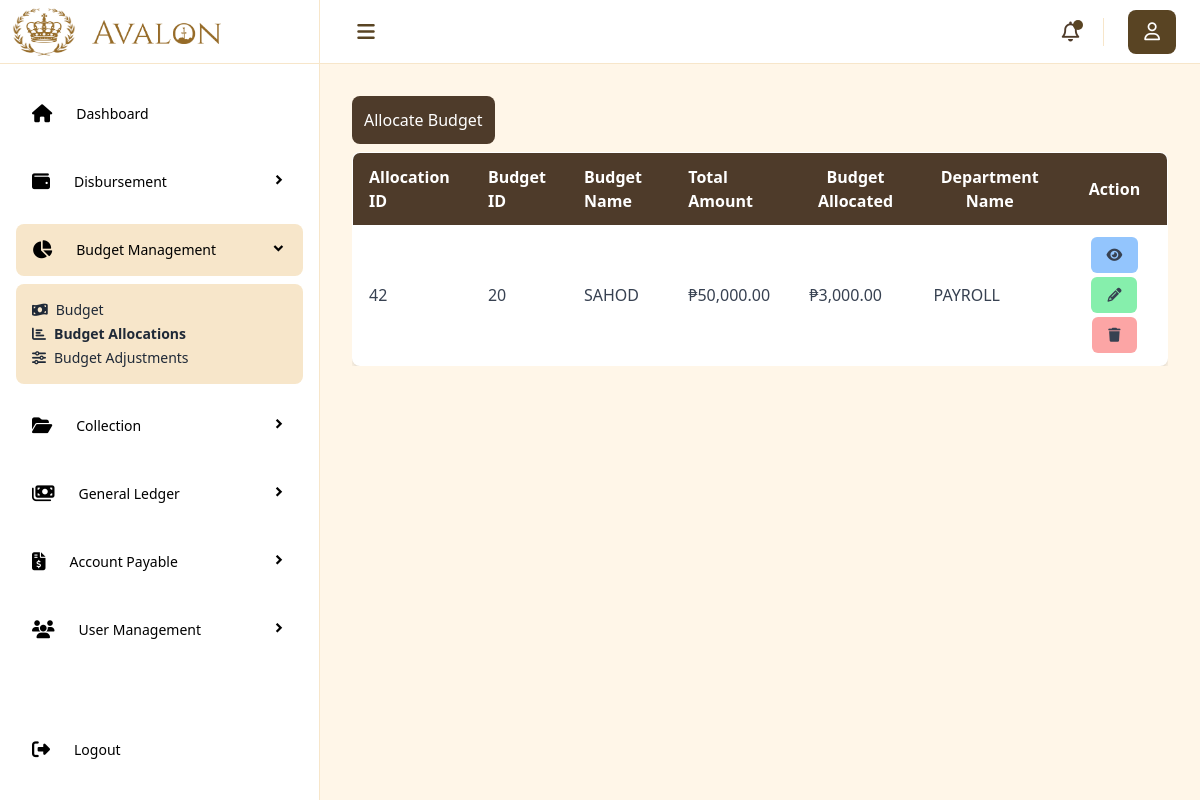
The page /Budget_Management/budgetAllocations.php on the database its author committed.
### tables this page shows
CREATE TABLE `budgetallocations` (
  `AllocationID` int(11) NOT NULL,
  `BudgetID` int(11) NOT NULL,
  `BudgetName` varchar(255) NOT NULL,
  `TotalAmount` int(11) NOT NULL,
  `AllocatedAmount` int(11) NOT NULL,
  `DepartmentName` varchar(255) NOT NULL
);

### Budget_Management/config/AllocationController.php (called while the page is built, shortened)
<?php
include_once __DIR__ . '/../../Database/connection.php';
class Data{
     private $conn;
    public function __construct() {
        $db = new Database();
        $this->conn = $db->connect("fin_budget_management");
    }
  public function View(){
   $data = $this->conn->query("SELECT * FROM budgetallocations");
    return $data->fetch_all(MYSQLI_ASSOC);
   }
}
   ?>

### Database/connection.php (called while the page is built, shortened)
<?php
class Database {
    private $host = "localhost:3307";
    private $user = "root";
    private $pass = "";
    public function connect($dbname) {
        $this->conn = new mysqli($this->host, $this->user, $this->pass, $dbname);
        return $this->conn;
    }
}
?>

### Budget_Management/budgetAllocations.php (the view, shortened to what this page needs)
<?php
include('config/AllocationController.php');
$allocate = new Data();
$allocData = $allocate->View();
?>
<?php include('../includes/head.php'); ?>
<body>
    <div class="flex min-h-screen w-full">
        <?php include('../includes/sidebar.php'); ?>
        <div class="main w-full bg-[#FFF6E8] md:ml-[320px]">
            <?php include('../includes/navbar.php'); ?>
            <main class="px-8 py-8">
                <div class="w-full">
                    <button id="add-budget-btn" class="p-3 bg-[#4E3B2A] rounded-lg text-white">Allocate Budget</button>
                    <div class="mt-2 overflow-x-auto">
                        <table class="min-w-full bg-white rounded-lg overflow-hidden shadow-md border">
                            <thead class="bg-[#4E3B2A] text-white">
                                <tr>
                                    <th class="py-3 px-2 md:px-4 text-left">Allocation ID</th>
                                    <th class="py-3 px-2 md:px-4 text-left">Budget ID</th>
                                    <th class="py-3 px-2 md:px-4 text-left">Budget Name</th>
                                    <th class="py-3 px-2 md:px-4 text-left">Total Amount</th>
                                    <th class="py-3 px-2 md:px-4 text-center">Budget Allocated </th>
                                    <th class="py-3 px-2 md:px-4 text-center">Department Name</th>
                                    <th class="py-3 px-2 md:px-4 text-center">Action</th>
                                </tr>
                            </thead>
                            <tbody id="dataRows" class="text-gray-700">
                                <?php if (!empty($allocData)): ?>
                                    <?php foreach ($allocData as $a): ?>
                                        <tr class="border-b hover:bg-gray-100">
                                            <td class="py-3 px-2 md:px-4"><?= htmlspecialchars($a['AllocationID']); ?></td>
                                            <td class="py-3 px-2 md:px-4"><?= htmlspecialchars($a['BudgetID']); ?></td>
                                            <td class="py-3 px-2 md:px-4"><?= htmlspecialchars($a['BudgetName']); ?></td>
                                            <td class="py-3 px-2 md:px-4">₱<?=  number_format(htmlspecialchars($a['TotalAmount']),2); ?></td>
                                            <td class="py-3 px-2 md:px-4">₱<?= number_format(htmlspecialchars($a['AllocatedAmount']),2); ?></td>
                                            <td class="py-3 px-2 md:px-4"><?= htmlspecialchars($a['DepartmentName']); ?></td>
                                            <td class="py-3 px-2 flex flex-wrap justify-center gap-1">
                                                <button class="px-2 md:px-4 py-2 bg-blue-300 rounded-md text-xs md:text-sm ViewInfo" data-id="<?= htmlspecialchars($a['AllocationID']); ?>" title="View">
                                                    <i class="fa-solid fa-eye"></i>
                                                </button>
                                                <button class="px-2 md:px-4 py-2 bg-green-300 rounded-md text-xs md:text-sm EditInfo" title="Edit" data-id="<?= htmlspecialchars($a['AllocationID']); ?>">
                                                    <i class="fa-solid fa-pencil"></i>
                                                </button>
                                                <button class="px-2 md:px-4 py-2 bg-red-300 rounded-md text-xs md:text-sm DeleteInfo" title="Delete" data-id="<?= htmlspecialchars($a['AllocationID']); ?>">
                                                    <i class="fa-solid fa-trash"></i>
                                                </button>
                                            </td>
                                        </tr>
                                    <?php endforeach; ?>
                                <?php else: ?>
                                    <tr>
                                        <td colspan="8" class="text-center py-4">No data available.</td>
                                    </tr>
                                <?php endif; ?>
                            </tbody>
                        </table>
                    </div>
                </div>
            </main>
        </div>
    </div>
</body>
</html>

### rows shown on the page
budgetallocations: AllocationID "42", BudgetID "20", BudgetName "SAHOD", TotalAmount "50,000.00", AllocatedAmount "3,000.00", DepartmentName "PAYROLL"

### other values the page prints
str_replace('_', ' ', $moduleName) "Disbursement"
str_replace('_', ' ', $moduleName) "Budget Management"
$data['name'] "Budget"
$data['name'] "Budget Allocations"
$data['name'] "Budget Adjustments"
str_replace('_', ' ', $moduleName) "Collection"
str_replace('_', ' ', $moduleName) "General Ledger"
str_replace('_', ' ', $moduleName) "Account Payable"
str_replace('_', ' ', $moduleName) "User Management"
